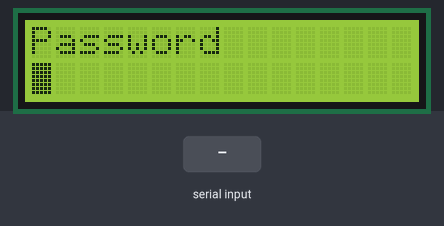
This program was run on a simulated ATmega32, built with avr-gcc and emulated at 16 MHz. Shown: 16×2 character LCD. Wiring (inferred from the names in the program): character LCD (HD44780): RS PB1; R/W PB2; E PB3; data PA4, PA5, PA6, PA7. The test bench sets the inputs (shaded band). EEPROM starts erased.

Above: at 1.2 s.
1.3 s: "90,45\n" received over Serial
At 3.1 s:
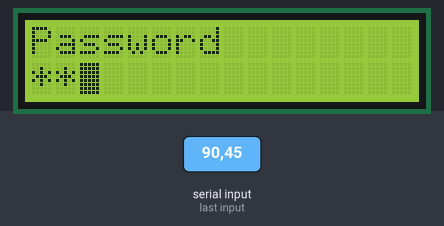
3.4 s: "30,150\n" received over Serial
At 5.0 s:
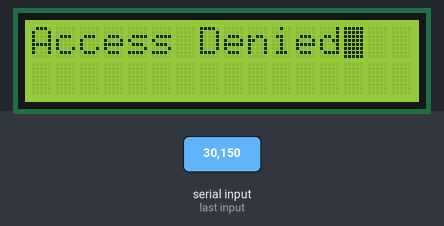
6.4 s: "90\n" received over Serial
At 6.88 s:
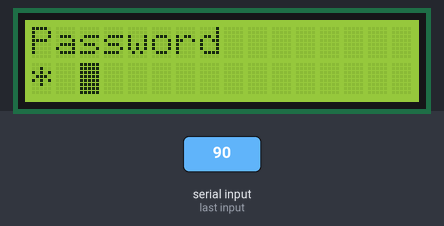
Timing chart, 0 to 9.4 s (numbered marks = the images above; inputs shaded):
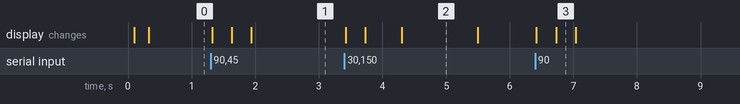

The program:

MCU1.c
```c
/*
 * MCU1.c
 *
 * Created: 12/14/2020 10:15:07 AM
 *  Author: Marino
 */

#include "std_types.h"
#include <avr/io.h>
#include "SPI.h"
#include <avr/interrupt.h>
#define F_CPU 16000000
#include <util/delay.h>


volatile u8 data_recived=0;
volatile u8 rxdata=0;

u8 pass=0;

int main(void)
{
	System_Init();
	Set_Password();

	do
	{
		pass=Pass_Check();
	}
	while (pass!=1);

	LCD_vClearScreen();
	LCD_vPrint("Choose a Room");
	_delay_ms(500);
	LCD_vClearScreen();

    while(1)
    {


        if(data_recived==1){
	        data_recived=0;
	        SPI_vMaster_transmit(rxdata);
        }
    }
}


ISR(USART_RXC_vect){
	data_recived=1;
	rxdata=UDR;
}
```

EEPROM.c
```c
/*
 * EEPROM.c
 *
 * Created: 11/6/2020 1:14:06 PM
 *  Author: Marino
 */


#include <avr/io.h>
#include "std_types.h"


void EEPROM_vWrite(u16 adress, u8 val){
while (((EECR&(1<<EEWE))>>EEWE)==1){}
EEARH=(char)(adress>>8);
EEARL=(char)adress;
EEDR=val;
EECR |=(1<<EEMWE);
EECR |=(1<<EEWE);
}


u8 EEPROM_vRead(u16 adress){
while (((EECR&(1<<EEWE))>>EEWE)==1){}
EEARH=(char)(adress>>8);
EEARL=(char)adress;
EECR |=(1<<EERE);
return EEDR;
}
```

EEPROM.h
```c
/*
 * EEPROM.h
 *
 * Created: 11/6/2020 1:14:39 PM
 *  Author: Marino
 */


#ifndef EEPROM_H_
#define EEPROM_H_

void EEPROM_vWrite(u16 adress, u8 vall);
u8 EEPROM_vRead(u16 adress);


#endif /* EEPROM_H_ */
```

MCU1_functions.c
```c
/*
 * MCU1_functions.c
 *
 * Created: 12/24/2020 7:56:38 PM
 *  Author: Marino
 */

#include "std_types.h"
#include <avr/io.h>
#include "HC05_driver.h"
#include "SPI.h"
#include <avr/interrupt.h>
#include "EEPROM.h"
#define F_CPU 16000000
#include <util/delay.h>
#include "MCU1_functions.h"


volatile extern u8 data_recived;
volatile extern u8 rxdata;

void System_Init (){
		HC05_vInit();
		SPI_vInit_Master();
		sei();
		LCD_vInit();
}


void Set_Password(){
		EEPROM_vWrite(0x00,1);
		EEPROM_vWrite(0x01,2);
		EEPROM_vWrite(0x02,3);
		EEPROM_vWrite(0x03,4);
}


u8 Pass_Check (){
	u8 valid=1;
		LCD_vClearScreen();
		LCD_vPrint("Password");
		LCD_vMoveCurser(1,0);

		u8*p2 = 0x04;
		for(u8 i=0;i<4;i++){
		while (data_recived==0){}
		data_recived=0;
		EEPROM_vWrite(p2,rxdata-48);
		LCD_vSend_data(rxdata);
		_delay_ms(250);
		LCD_vhide();
		++p2;
	}
	u8* p1 =0x00;
	p2 =0x04;
	for(u8 i=0;i<4;i++){
		if(EEPROM_vRead(p1)!=EEPROM_vRead(p2)){
			valid=0;
			break;
		}
		p1++;
		p2++;
	}

	if (valid!=1){
		LCD_vClearScreen();
		LCD_vPrint("Access Denied");
	}
	else {
		LCD_vClearScreen();
		LCD_vPrint("Welcome");
	}

	_delay_ms(1000);


	return valid ;
}
```

MCU1_functions.h
```c
/*
 * MCU1_functions.h
 *
 * Created: 12/24/2020 7:56:59 PM
 *  Author: Marino
 */


#ifndef MCU1_FUNCTIONS_H_
#define MCU1_FUNCTIONS_H_

void System_Init ();
void Set_Password();
u8 Pass_Check ();


#endif /* MCU1_FUNCTIONS_H_ */
```

SPI.c
```c
/*
 * SPI.c
 *
 * Created: 11/27/2020 10:12:24 AM
 *  Author: lwayo
 */


#include "std_types.h"
#include "std_macros.h"
#include <avr/io.h>
#include "SPI.h"

#define  SS 4
#define  MOSI 5
#define  MISO 6
#define  SCK 7


void SPI_vInit_Master (void)
{

	/*master or slave ?*/
	SET_BIT(SPCR,MSTR);

	/*clock speed*/
	SET_BIT(SPCR,SPR0);
	SET_BIT(SPCR,SPR1);
	CLR_BIT(SPSR,SPI2X);

	/*configure DDR ss, mosi , miso , sck */
	SET_BIT(DDRB,SS);
	SET_BIT(DDRB,MOSI);
	CLR_BIT(DDRB,MISO);
	SET_BIT(DDRB,SCK);

	/*make ss high (enaable the selection witg 0 in the app)*/

	SET_BIT(PORTB,SS);


   /*enaple SPI prepheral*/
	SET_BIT(SPCR,SPE);
}

void SPI_vMaster_transmit (char data){

	/*enable ss*/
	CLR_BIT(PORTB,SS);
	/*put data t SPDR*/
	SPDR=data;
	/*check transimtion is done*/
	/*won't be able to check at rhe begining because it is set to one after first */
	while (READ_BIT(SPSR,SPIF)==0){
		/*wait*/
	}
	/*close SS */
	SET_BIT(PORTB,SS);
}

void SPI_vInit_Slave (void){
	/*master or slave ?*/
	CLR_BIT(SPCR,MSTR);

	/*configure DDR ss, mosi , miso , sck */
	CLR_BIT(DDRB,SS);
	CLR_BIT(DDRB,MOSI);
	SET_BIT(DDRB,MISO);
	CLR_BIT(DDRB,SCK);

      /*enaple SPI prepheral*/
      SET_BIT(SPCR,SPE);
}


char SPI_u8Slave_recive(void){
	    	/*check transimtion is done*/
		while (READ_BIT(SPSR,SPIF)==0){
			/*wait*/
		}
		return SPDR;

}
```

SPI.h
```c
/*
 * SPI.h
 *
 * Created: 11/27/2020 10:13:12 AM
 *  Author: lwayo
 */


#ifndef SPI_H_
#define SPI_H_


void SPI_vInit_Master(void);
void SPI_vMaster_transmit (char data);
void SPI_vInit_Slave(void);
char SPI_u8Slave_recive(void);


#endif /* SPI_H_ */
```

std_macros.h
```c
/*
 * std_mscros.h
 *
 * Created: 11/7/2020 8:33:18 AM
 *  Author: lwayo
 */


#ifndef STD_MSCROS_H_
#define STD_MSCROS_H_

#define REG_SIZE 8
#define SET_BIT(reg,bit) (reg|=(1<<bit))
#define CLR_BIT(reg,bit) (reg&=~(1<<bit))
#define TOG_BIT(reg,bit) (reg^=(1<<bit))
#define READ_BIT(reg,bit) ((reg&(1<<bit))>>bit)
#define ROR_BIT(reg,num) ((reg>>num)|(reg<<(REG_SIZE-num))
#define ROL_BIT(reg,num) ((reg<<num)|(reg>>(REG_SIZE-num))

#endif /* STD_MSCROS_H_ */
```

HC05_driver.c
```c
/*
 * HC05_vInit.c
 *
 * Created: 11/21/2020 12:45:54 PM
 *  Author: lwayo
 */
#include "std_types.h"
#include <avr/io.h>
#define UART_DRIVER_H_
#include "UART_driver.h"
#include "HC05_driver.h"


void HC05_vInit  (){

	UART_vInit(9600);
}


void HC05_vSend(u8 data){
	UART_vSend(data);

}
```

HC05_driver.h
```c
/*
 * HC05_vInit.h
 *
 * Created: 11/21/2020 12:46:17 PM
 *  Author: lwayo
 */


#ifndef HC05_VINIT_H_
#define HC05_VINIT_H_

void HC05_vInit ();
void HC05_vSend(u8 data);


#endif /* HC05_VINIT_H_ */
```

LCD_drive.c
```c
/*
 * LCD_drive.c
 *
 * Created: 11/7/2020 9:43:53 AM
 *  Author: Marino
 */

#include "std_types.h"
#include <avr/io.h>
#include "std_macros.h"
#include "LCD_drive.h"
#define F_CPU 16000000
#include <util/delay.h>

static void SendingFallingEdge (void);
static void Send_cmd (u8 cmd);
#define  LCD_4_BIT
void LCD_vDelete(void){
	Send_cmd(0x10);
	LCD_vSend_data(' ');
	Send_cmd(0x10);
}


#ifdef LCD_4_BIT
static void Send_cmd (u8 cmd){
    PORTA &=0x0f;
	PORTA|=(cmd&0xf0);
	CLR_BIT(PORTB,RS);
	SendingFallingEdge();
	PORTA &=0x0f;
	PORTA|=(cmd<<4);
	CLR_BIT(PORTB,RS);
	SendingFallingEdge();
}


void LCD_vInit(void){
	DDRB |= 0x0E;  /*set OUTPUT direction for EN, RS, RW (0000 1110)*/
	DDRA |=0xF0;            /*data pins*/
	CLR_BIT(PORTB,RW);   /*read*/
	Send_cmd(0x33); /*initialization*/
	Send_cmd(0x32);
	Send_cmd(0x28);
	Send_cmd(0x01); /*clear screen*/
	Send_cmd(0x0f); /* blink curser*/
	_delay_ms(20);
}


void LCD_vSend_data(u8 data){
    PORTA &=0x0f;
    PORTA|=(data&0xf0);
    SET_BIT(PORTB,RS);
    SendingFallingEdge();
    PORTA &=0x0f;
    PORTA|=(data<<4);
    SET_BIT(PORTB,RS);
    SendingFallingEdge();

}
#else

static void Send_cmd (u8 cmd){
	/*put data on data lines*/
	PORTA =cmd;
	/*choose RS =0*/
	CLR_BIT(PORTB,RS);
	/*sendfallingedge ro enable*/
	SendingFallingEdge();

}
void LCD_vInit(void){
	DDRB |= 0x0E;  /*set OUTPUT direction for EN, RS, RW (0000 1110)*/
	DDRA=0xFF;            /*data pins*/
	CLR_BIT(PORTB,RW);   /*read*/
	Send_cmd(0x38); /*initialization*/
	Send_cmd(0x01); /*clear screen*/
	Send_cmd(0x0f); /* blink curser*/
	_delay_ms(20);
}


void LCD_vSend_data(u8 data){
	PORTA=data;
	SET_BIT(PORTB,RS);
	SendingFallingEdge();
}
#endif

static void SendingFallingEdge (void){
	SET_BIT(PORTB,EN);
	_delay_ms(5);
	CLR_BIT(PORTB,EN);
	_delay_ms(5);
}


void LCD_vPrint( u8 * str){
	while (*str){
		LCD_vSend_data(*str);
		str++;
	}
}

void LCD_vClearScreen(void){
	Send_cmd(0x01);
}

void LCD_vMoveCurser(u8 row , u8 column){
	u8 temp;
	if(row==0){
		temp=0x80+column;
	}
	else{
		temp=0xc0+column;
	}
	Send_cmd(temp);
}


void LCD_vhide(){
	Send_cmd(0x10);
	LCD_vSend_data('*');
	//Send_cmd(0x10);
}
```

LCD_drive.h
```c
/*
 * LCD_drive.h
 *
 * Created: 11/7/2020 9:44:12 AM
 *  Author: Marino
 */


#ifndef LCD_DRIVE_H_
#define LCD_DRIVE_H_

#define EN 3
#define RS 1
#define RW 2

void LCD_vInit(void);
void LCD_vSend_data(u8 data);
void LCD_vPrint(u8 * str);
void LCD_vClearScreen(void);
void LCD_vMoveCurser(u8 row , u8 column);
void LCD_vhide(void);
#endif /* LCD_DRIVE_H_ */
```

UART_driver.c
```c
/*
 * UART_driver.c
 *
 * Created: 11/21/2020 10:38:50 AM
 *  Author: Marino
 */

#include "std_types.h"
#include "std_macros.h"
#include <avr/io.h>
#include <avr/interrupt.h>
#include "UART_driver.h"
#define CPU_FREQ 16000000UL


void UART_vInit(u32  baud)
{
/*Set band rate in UBRRL  UBRRH*/
u16 temp =((160000/(16*96))-1);

UBRRL=(u8) temp;
UBRRH=(u8) (temp >>8);

/*choose frame (enable controlling UREC register ) (8 bit)  (one stop bit)   (no parity)*/
UCSRC = (1<<URSEL);  // clear everything else

SET_BIT(UCSRC,UCSZ0);
SET_BIT(UCSRC,UCSZ1);

/*enable interrupt reception */
UCSRB = (1<<RXCIE);    // clear everything else


/*enable UART Rx Tx*/
SET_BIT(UCSRB,TXEN);
SET_BIT(UCSRB,RXEN);
}


void UART_vSend(u8 data){

	while (READ_BIT(UCSRA,UDRE)==0){
		/*wait*/
	}
	UDR=data;
}


#if 0
void UART_vInit(unsigned long baud)
{
	unsigned short ubrr;

	/*1 - Choose baud rate that will be used by sender and receiver by writing to UBRRL/UBRRH*/
	ubrr =  ( (CPU_FREQ/ (16*baud)) - 1);

	UBRRL = (char) ubrr;
	UBRRH = (char) (ubrr >> 8);

	/*3 - Choose number of data bits to be sent from UCSRC We will work with 8 bits.*/
	UCSRC = (1<<URSEL)|(1<<UCSZ0) | (1<<UCSZ1);

	UCSRB = (1<<RXCIE);

	/*2 - Enable UART Sender & Receiver*/
	UCSRB |= (1<<TXEN) | (1<<RXEN);
}

void UART_vSend(unsigned char val)
{
	/*Wait for Transmit buffer to be empty*/
	while( (UCSRA & (1<<UDRE)) == 0 )
	{

	}

	/*Put data to transmit buffer*/
	UDR = val;
}

#endif
```

UART_driver.h
```c
/*
 * UART_driver.h
 *
 * Created: 11/21/2020 10:39:02 AM
 *  Author: lwayo
 */


#ifndef UART_DRIVER_H_
#define UART_DRIVER_H_


#define F_CPU 16000000

void UART_vInit (u32 baud);
void UART_vSend (u8 data);

#if 0
void UART_vInit(unsigned long baud);
void UART_vTransmit(char val);
#endif

#endif /* UART_DRIVER_H_ */
```

std_types.h
```c
/*
 * std_types.h
 *
 * Created: 10/24/2020 11:24:13 AM
 *  Author: Marino
 */


#ifndef STD_TYPES_H_
#define STD_TYPES_H_

typedef unsigned char u8;
typedef signed char s8;
typedef unsigned long int u32;
typedef signed long int s32;
typedef unsigned short int u16;
typedef signed short int s16;


#endif /* STD_TYPES_H_ */
```

Measured:
- after the input at 1.3 s, the display: first changes at once (image 1 shows a later state)
- after the input at 3.4 s, the display: first changes at once (image 2 shows a later state)
- after the input at 6.4 s, the display: first changes at once (image 3 shows a later state)
- what the display in image 2 shows lasts 1.2 s, from 4.3 s to 5.5 s
